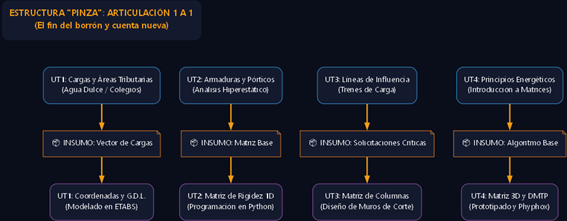

Here is the Python script that generated this plot:
# -*- coding: utf-8 -*-
"""
FLUJOGRAMA DE LA ESTRUCTURA "PINZA" (SEXTO Y SÉPTIMO) - ESTILO PLATAFORMA ECT
Impacto: Trazabilidad Curricular y Transferencia de Insumos
"""

import os
import graphviz

# 1. CONFIGURACIÓN DE RUTA PARA GRAPHVIZ
ruta_graphviz = r'C:\Program Files\Graphviz\bin'
if not os.path.exists(ruta_graphviz):
    ruta_graphviz = r'C:\Users\geryl\AppData\Local\Programs\Graphviz\bin'
os.environ["PATH"] += os.pathsep + ruta_graphviz

def generar_flujograma_pinza():
    # Gráfico vertical (TB) con fondo oscuro
    dot = graphviz.Digraph(comment='Estructura Pinza', format='png')
    dot.attr(rankdir='TB', size='10,14', nodesep='0.5', ranksep='0.7', bgcolor='#0a0e1a')
    
    # Estilos generales (Fondo de cajas oscuro, texto blanco, bordes neón)
    dot.attr('node', shape='box', style='filled, rounded', fontname='Segoe UI', fontcolor='white', margin='0.2', fillcolor='#141a2e')
    dot.attr('edge', color='#f39c12', penwidth='2.5', fontname='Segoe UI bold', fontsize='11', fontcolor='#ecf0f1')

    # --- TÍTULO ---
    dot.node('TITULO', 'ESTRUCTURA "PINZA": ARTICULACIÓN 1 A 1\n(El fin del borrón y cuenta nueva)', 
             shape='plaintext', fontcolor='#f39c12', fontname='Segoe UI bold', fontsize='16')

    # --- BLOQUE SEXTO NIVEL ---
    with dot.subgraph(name='cluster_sexto') as c:
        c.attr(label='SEXTO NIVEL (Estructura I) - DIAGNÓSTICO', color='#3498db', fontcolor='#3498db', style='dashed', fontname='Segoe UI bold', penwidth='2')
        c.node('S1', 'UT1: Cargas y Áreas Tributarias\n(Agua Dulce / Colegios)', color='#3498db')
        c.node('S2', 'UT2: Armaduras y Pórticos\n(Análisis Hiperestático)', color='#3498db')
        c.node('S3', 'UT3: Líneas de Influencia\n(Trenes de Carga)', color='#3498db')
        c.node('S4', 'UT4: Principios Energéticos\n(Introducción a Matrices)', color='#3498db')

    # --- EL TESTIGO (INSUMOS) ---
    dot.node('I1', '📦 INSUMO: Vector de Cargas', color='#e67e22', shape='note')
    dot.node('I2', '📦 INSUMO: Matriz Base', color='#e67e22', shape='note')
    dot.node('I3', '📦 INSUMO: Solicitaciones Críticas', color='#e67e22', shape='note')
    dot.node('I4', '📦 INSUMO: Algoritmo Base', color='#e67e22', shape='note')

    # --- BLOQUE SÉPTIMO NIVEL ---
    with dot.subgraph(name='cluster_septimo') as c:
        c.attr(label='SÉPTIMO NIVEL (Estructura II) - DISEÑO Y VALIDACIÓN', color='#9b59b6', fontcolor='#9b59b6', style='dashed', fontname='Segoe UI bold', penwidth='2')
        c.node('P1', 'UT1: Coordenadas y G.D.L.\n(Modelado en ETABS)', color='#9b59b6')
        c.node('P2', 'UT2: Matriz de Rigidez 1D\n(Programación en Python)', color='#9b59b6')
        c.node('P3', 'UT3: Matriz de Columnas\n(Diseño de Muros de Corte)', color='#9b59b6')
        c.node('P4', 'UT4: Matriz 3D y DMTP\n(Prototipado y Phyphox)', color='#9b59b6')

    # --- CONEXIONES DE LA PINZA (1 a 1) ---
    dot.edge('S1', 'I1')
    dot.edge('S2', 'I2')
    dot.edge('S3', 'I3')
    dot.edge('S4', 'I4')

    dot.edge('I1', 'P1')
    dot.edge('I2', 'P2')
    dot.edge('I3', 'P3')
    dot.edge('I4', 'P4')

    # Conectar visualmente el título
    dot.edge('TITULO', 'S1', style='invis')
    
    # Alinear las unidades
    with dot.subgraph() as s:
        s.attr(rank='same')
        s.node('S1'); s.node('S2'); s.node('S3'); s.node('S4')
    with dot.subgraph() as s:
        s.attr(rank='same')
        s.node('I1'); s.node('I2'); s.node('I3'); s.node('I4')
    with dot.subgraph() as s:
        s.attr(rank='same')
        s.node('P1'); s.node('P2'); s.node('P3'); s.node('P4')

    # Generar imagen
    nombre_archivo = 'flujograma_pinza_ect'
    dot.render(nombre_archivo, view=True, cleanup=True)
    print(f"✅ Flujograma 'Pinza' generado con impacto curricular: {nombre_archivo}.png")

if __name__ == "__main__":
    generar_flujograma_pinza()
